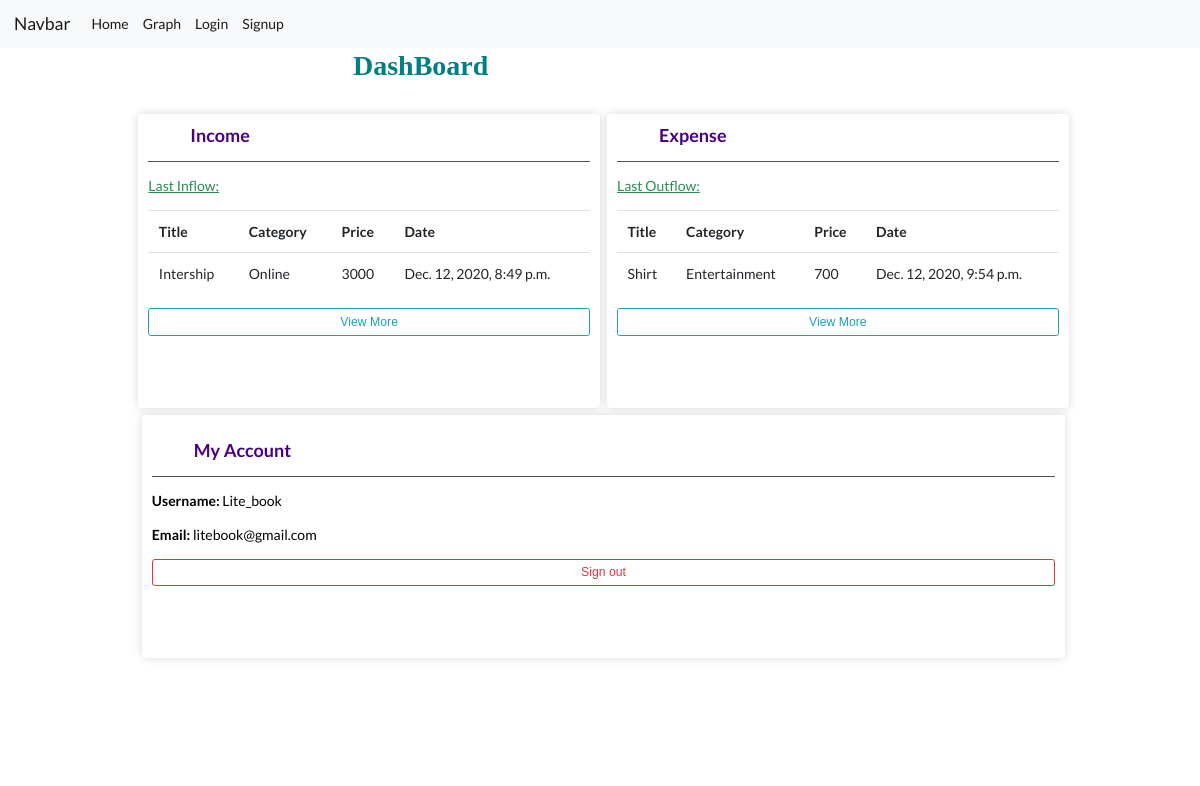
Before: / with the older database file.
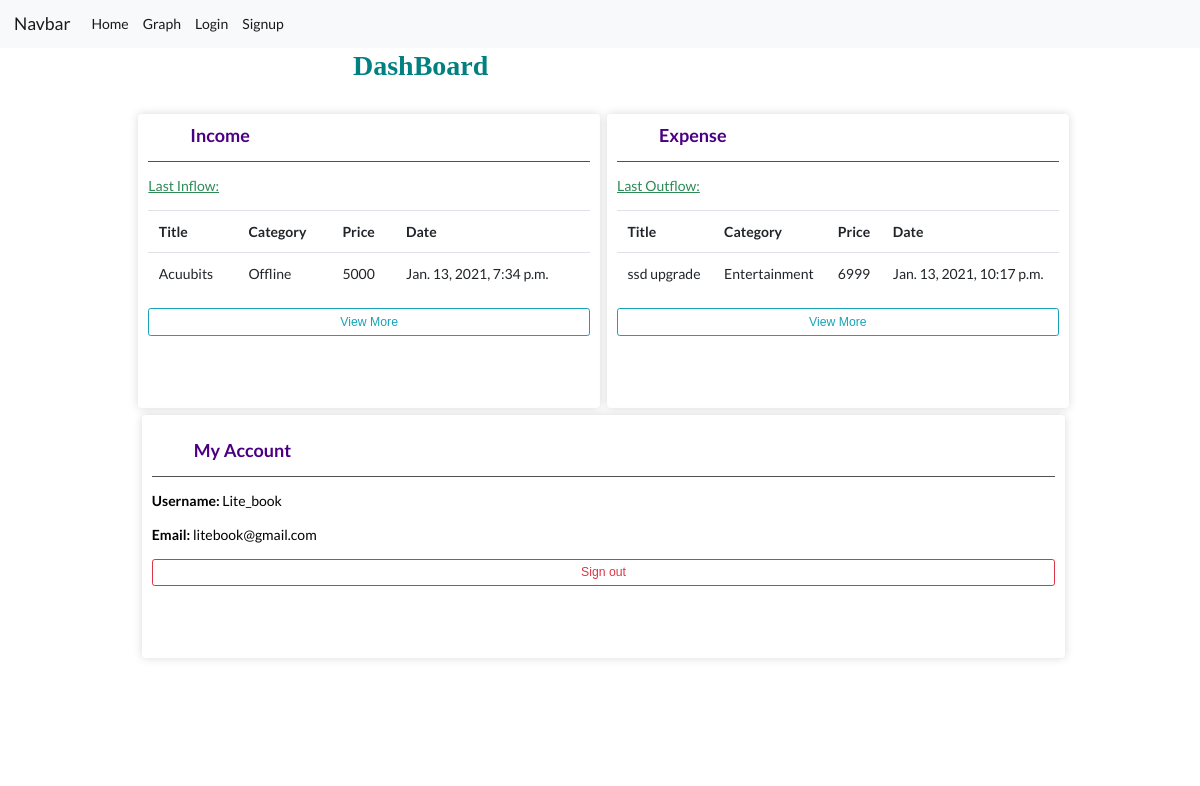
After: the same page with the newer database file.
### CoreApp/models.py (models this page shows, shortened)
class AddAmount(models.Model):
    title = models.CharField(max_length=100, blank=False, null=False)
    category = models.ForeignKey(IncomeCat, on_delete=models.CASCADE)
    amount = models.PositiveIntegerField()
    date = models.DateTimeField(default=datetime.now)

class IncomeCat(models.Model):
    title = models.CharField(max_length=100, blank=False, null=False)
    def __str__(self):
        return self.title

class AddExpense(models.Model):
    title = models.CharField(max_length=100, blank=False, null=False)
    category = models.ForeignKey(ExpenseCat, on_delete=models.CASCADE)
    amount = models.PositiveIntegerField()
    date_time = models.DateTimeField(default=datetime.now)

class ExpenseCat(models.Model):
    title = models.CharField(max_length=100, blank=False, null=False)
    def __str__(self):
        return self.title

### CoreApp/views.py (the view)
# urls.py: path('', HomeView.as_view(), name="home"),
class HomeView(TemplateView):
    template_name = "home.html"
    def get_context_data(self, **kwargs):
        context = super().get_context_data(**kwargs)
        a = AddAmount.objects.filter(id=9)
        income = AddAmount.objects.all().order_by("-id")[:1]
        expense = AddExpense.objects.all().order_by("-id")[:1]
        context['add_amount'] = income
        context['expense'] = expense
        return context

### templates/home.html (shortened to what this page needs)
{% extends 'base.html' %}
{% block content %}
<div class="container">
    <h1 class="DashBoard">DashBoard</h1>
    <div class="row box">
        <div class="box-element col-md-5 ml-2">
            <h3 style="color: indigo;" class="ml-5">Income</h3>
            <hr style="background-color: rgb(92, 89, 89);">
            <p style="color: seagreen;"><u>Last Inflow:</u></p>
            {% for h in add_amount %}
            <table class="table">
                <tr>
                    <th>Title</th>
                    <th>Category</th>
                    <th>Price</th>
                    <th>Date</th>
                </tr>
                <tr>
                    <td>{{ h.title }}</td>
                    <td>{{ h.category}}</td>
                    <td>{{ h.amount }}</td>
                    <td>{{ h.date }}</td>
                </tr>
            </table>
            {% empty %}
            <p>No Inflows</p>
            {% endfor %}
            <a href="{% url 'income' %}"><button class="btn btn-outline-info btn-sm btn-block atag">View More</button></a>
        </div>
        <div class="box-element col-md-5 ml-2">
            <h3 style="color: indigo;" class="ml-5">Expense</h3>
            <hr style="background-color: rgb(92, 89, 89);">
            <p style="color: seagreen;"><u>Last Outflow:</u></p>
            {% for h in expense %}
            <table class="table">
                <tr>
                    <th>Title</th>
                    <th>Category</th>
                    <th>Price</th>
                    <th>Date</th>
                </tr>
                <tr>
                    <td>{{ h.title }}</td>
                    <td>{{ h.category}}</td>
                    <td>{{ h.amount }}</td>
                    <td>{{ h.date_time }}</td>
                </tr>
            </table>
            {% empty %}
            <p>No Outflows</p>
            {% endfor %}
            <a href="{% url 'expense' %}"><button class="btn btn-outline-info btn-sm btn-block">View More</button></a>
        </div>
        <div class="box-element col-md-10 mt-2 ml-2">
            <h3 style="color: indigo;" class="ml-5 mt-3">My Account</h3>
            <hr style="background-color: rgb(92, 89, 89);">
            <p><strong>Username: </strong>Lite_book</p>
            <p><strong>Email: </strong>litebook@gmail.com</p>
            <button class="btn btn-outline-danger btn-sm btn-block">Sign out</button>
        </div>
    </div>
</div>
<canvas id="myChart" width="300" height="100"></canvas>
{% endblock %}

Changed rows visible on the page:
removed AddAmount: title "Intership", category "Online", amount "3000", date "Dec. 12, 2020, 8:49 p.m."
added AddAmount: title "Acuubits", category "Offline", amount "5000", date "Jan. 13, 2021, 7:34 p.m."
changed AddExpense "Entertainment": title "Shirt" → "ssd upgrade"; amount "700" → "6999"; date_time "Dec. 12, 2020, 9:54 p.m." → "Jan. 13, 2021, 10:17 p.m."
